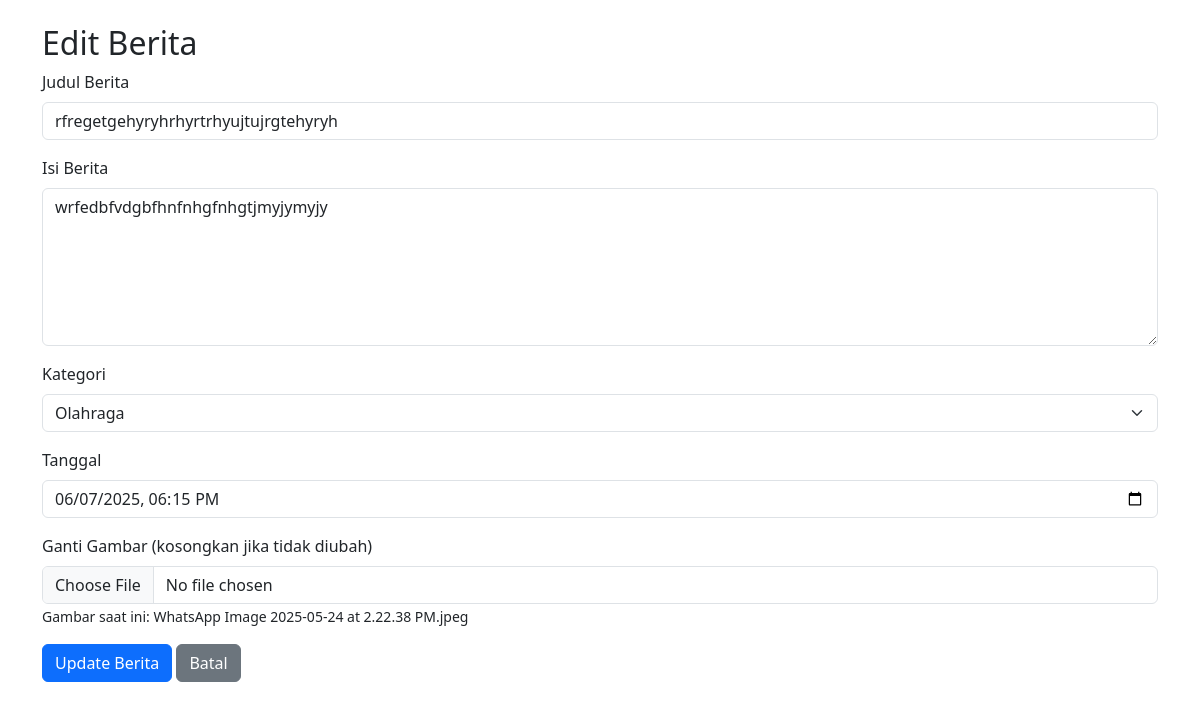
Screenshot of /admin/edit_berita.php?id=10 with the database file from the repository.
### tables this page shows
CREATE TABLE `berita` (
  `id` int NOT NULL,
  `judul` varchar(255) DEFAULT NULL,
  `slug` varchar(255) DEFAULT NULL,
  `isi` text,
  `gambar` varchar(255) DEFAULT NULL,
  `tanggal` datetime DEFAULT NULL,
  `id_kategori` int DEFAULT NULL
);

### admin/edit_berita.php (the view, shortened to what this page needs)
<?php
include '../db/config.php';
$id = $_GET['id'] ?? '';
$sql = "SELECT * FROM berita WHERE id=?";
$stmt = $conn->prepare($sql);
$stmt->bind_param('i', $id);
$stmt->execute();
$result = $stmt->get_result();
$berita = $result->fetch_assoc();
?>
<!DOCTYPE html>
<html lang="id">
<head>
  <link href="https://cdn.jsdelivr.net/npm/bootstrap@5.3.0/dist/css/bootstrap.min.css" rel="stylesheet" />
</head>
<body>
<div class="container mt-4">
  <h2>Edit Berita</h2>
  <form action="" method="POST" enctype="multipart/form-data">
    <div class="mb-3">
      <label for="judul" class="form-label">Judul Berita</label>
      <input type="text" name="judul" id="judul" class="form-control" required value="<?= htmlspecialchars($berita['judul']) ?>" />
    </div>
    <div class="mb-3">
      <label for="isi" class="form-label">Isi Berita</label>
      <textarea name="isi" id="isi" rows="6" class="form-control" required><?= htmlspecialchars($berita['isi']) ?></textarea>
    </div>
    <div class="mb-3">
      <label for="id_kategori" class="form-label">Kategori</label>
      <select name="id_kategori" id="id_kategori" class="form-select" required>
        <?php
        $kat = $conn->query("SELECT * FROM kategori");
        while($k = $kat->fetch_assoc()) {
          $selected = ($k['id'] == $berita['id_kategori']) ? "selected" : "";
          echo "<option value='{$k['id']}' $selected>{$k['nama_kategori']}</option>";
        }
        ?>
      </select>
    </div>
    <div class="mb-3">
      <label for="tanggal" class="form-label">Tanggal</label>
      <input type="datetime-local" name="tanggal" id="tanggal" class="form-control" required
        value="<?= date('Y-m-d\TH:i', strtotime($berita['tanggal'])) ?>" />
    </div>
    <div class="mb-3">
      <label for="gambar" class="form-label">Ganti Gambar (kosongkan jika tidak diubah)</label>
      <input type="file" name="gambar" id="gambar" class="form-control" accept="image/*" />
      <small>Gambar saat ini: <?= htmlspecialchars($berita['gambar']) ?></small>
    </div>
    <button type="submit" class="btn btn-primary">Update Berita</button>
    <a href="daftar_berita.php" class="btn btn-secondary">Batal</a>
  </form>
</div>
</body>
</html>

### rows the page displays
berita: judul "rfregetgehyryhrhyrtrhyujtujrgtehyryh", isi "wrfedbfvdgbfhnfnhgfnhgtjmyjymyjy", tanggal "06/07/2025 18:15", gambar "WhatsApp Image 2025-05-24 at 2.22.38 PM.jpeg"

### other values shown
form field id_kategori "Olahraga"
